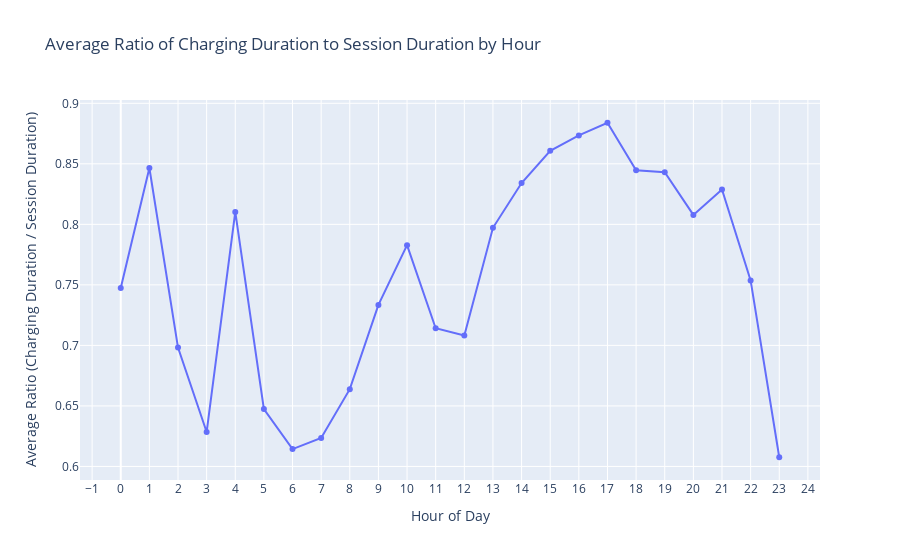

Here is the notebook cell this chart was saved with:
### Code cell
import plotly.express as px

# Compute the ratio between charging duration and session duration
df['charging_ratio'] = df['charging_duration'] / df['session_duration']

# Group data by the shifted 'hour' and calculate the average ratio per hour
ratio_by_hour = df.groupby('hour')['charging_ratio'].mean().reset_index()

# Create a line plot to visualize the average ratio by hour
fig_ratio = px.line(ratio_by_hour, x='hour', y='charging_ratio', markers=True,
                    labels={'hour': 'Hour of Day', 
                            'charging_ratio': 'Average Ratio (Charging Duration / Session Duration)'},
                    title='Average Ratio of Charging Duration to Session Duration by Hour')
fig_ratio.update_layout(xaxis=dict(tickmode='linear', tick0=0, dtick=1))
fig_ratio.show()

print("\nAverage Ratio of Charging Duration to Session Duration by Hour:")
print(ratio_by_hour.sort_values('hour'))

### Figure 1 — Plotly figure (JSON) as saved in the notebook; plotly's stock layout.template omitted (floating-point values rounded to 4 significant figures)
{"data": [{"hovertemplate": "Hour of Day=%{x}<br>Average Ratio (Charging Duration / Session Duration)=%{y}<extra></extra>", "legendgroup": "", "line": {"color": "#636efa", "dash": "solid"}, "marker": {"symbol": "circle"}, "mode": "lines+markers", "name": "", "orientation": "v", "showlegend": false, "type": "scatter", "x": [0, 1, 2, 3, 4, 5, 6, 7, 8, 9, 10, 11, 12, 13, 14, 15, 16, 17, 18, 19, 20, 21, 22, 23], "xaxis": "x", "y": [0.7475, 0.8466, 0.6982, 0.6284, 0.8103, 0.6474, 0.6143, 0.6235, 0.6638, 0.7335, 0.7828, 0.7142, 0.7082, 0.7972, 0.8341, 0.8607, 0.8735, 0.8839, 0.8446, 0.8431, 0.8078, 0.8288, 0.7537, 0.6076], "yaxis": "y"}], "layout": {"legend": {"tracegroupgap": 0}, "title": {"text": "Average Ratio of Charging Duration to Session Duration by Hour"}, "xaxis": {"anchor": "y", "domain": [0, 1], "dtick": 1, "tick0": 0, "tickmode": "linear", "title": {"text": "Hour of Day"}}, "yaxis": {"anchor": "x", "domain": [0, 1], "title": {"text": "Average Ratio (Charging Duration / Session Duration)"}}}}
